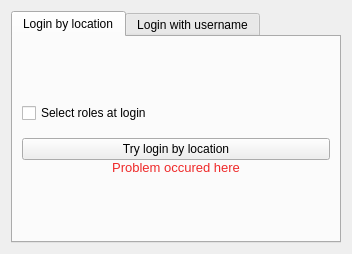
<?xml version="1.0" encoding="UTF-8"?>
<ui version="4.0">
 <class>Form</class>
 <widget class="QWidget" name="Form">
  <property name="geometry">
   <rect>
    <x>0</x>
    <y>0</y>
    <width>348</width>
    <height>250</height>
   </rect>
  </property>
  <property name="maximumSize">
   <size>
    <width>348</width>
    <height>250</height>
   </size>
  </property>
  <property name="windowTitle">
   <string>Form</string>
  </property>
  <layout class="QHBoxLayout" name="horizontalLayout">
   <item>
    <widget class="QTabWidget" name="tabs">
     <property name="minimumSize">
      <size>
       <width>330</width>
       <height>232</height>
      </size>
     </property>
     <property name="maximumSize">
      <size>
       <width>330</width>
       <height>232</height>
      </size>
     </property>
     <property name="currentIndex">
      <number>0</number>
     </property>
     <widget class="QWidget" name="tab">
      <property name="maximumSize">
       <size>
        <width>16777215</width>
        <height>203</height>
       </size>
      </property>
      <attribute name="title">
       <string>Login by location</string>
      </attribute>
      <layout class="QVBoxLayout" name="verticalLayout">
       <property name="spacing">
        <number>0</number>
       </property>
       <item>
        <spacer name="verticalSpacer_2">
         <property name="orientation">
          <enum>Qt::Vertical</enum>
         </property>
         <property name="sizeHint" stdset="0">
          <size>
           <width>20</width>
           <height>40</height>
          </size>
         </property>
        </spacer>
       </item>
       <item>
        <widget class="QCheckBox" name="roles_loc">
         <property name="text">
          <string>Select roles at login</string>
         </property>
        </widget>
       </item>
       <item>
        <spacer name="verticalSpacer_3">
         <property name="orientation">
          <enum>Qt::Vertical</enum>
         </property>
         <property name="sizeType">
          <enum>QSizePolicy::Fixed</enum>
         </property>
         <property name="sizeHint" stdset="0">
          <size>
           <width>20</width>
           <height>15</height>
          </size>
         </property>
        </spacer>
       </item>
       <item>
        <widget class="QPushButton" name="loc_btn">
         <property name="text">
          <string>Try login by location</string>
         </property>
        </widget>
       </item>
       <item>
        <widget class="QLabel" name="loc_error">
         <property name="palette">
          <palette>
           <active>
            <colorrole role="WindowText">
             <brush brushstyle="SolidPattern">
              <color alpha="255">
               <red>239</red>
               <green>41</green>
               <blue>41</blue>
              </color>
             </brush>
            </colorrole>
           </active>
           <inactive>
            <colorrole role="WindowText">
             <brush brushstyle="SolidPattern">
              <color alpha="255">
               <red>239</red>
               <green>41</green>
               <blue>41</blue>
              </color>
             </brush>
            </colorrole>
           </inactive>
           <disabled>
            <colorrole role="WindowText">
             <brush brushstyle="SolidPattern">
              <color alpha="255">
               <red>190</red>
               <green>190</green>
               <blue>190</blue>
              </color>
             </brush>
            </colorrole>
           </disabled>
          </palette>
         </property>
         <property name="font">
          <font>
           <pointsize>10</pointsize>
          </font>
         </property>
         <property name="text">
          <string>Problem occured here</string>
         </property>
         <property name="alignment">
          <set>Qt::AlignCenter</set>
         </property>
         <property name="wordWrap">
          <bool>true</bool>
         </property>
        </widget>
       </item>
       <item>
        <spacer name="verticalSpacer">
         <property name="orientation">
          <enum>Qt::Vertical</enum>
         </property>
         <property name="sizeHint" stdset="0">
          <size>
           <width>20</width>
           <height>40</height>
          </size>
         </property>
        </spacer>
       </item>
      </layout>
     </widget>
     <widget class="QWidget" name="tab_2">
      <attribute name="title">
       <string>Login with username</string>
      </attribute>
      <layout class="QVBoxLayout" name="verticalLayout_2">
       <item>
        <layout class="QFormLayout" name="formLayout">
         <item row="0" column="0">
          <widget class="QLabel" name="label">
           <property name="text">
            <string>Username:</string>
           </property>
          </widget>
         </item>
         <item row="0" column="1">
          <widget class="QLineEdit" name="username">
           <property name="minimumSize">
            <size>
             <width>0</width>
             <height>15</height>
            </size>
           </property>
           <property name="clearButtonEnabled">
            <bool>true</bool>
           </property>
          </widget>
         </item>
         <item row="1" column="0">
          <widget class="QLabel" name="label_2">
           <property name="text">
            <string>Password:</string>
           </property>
          </widget>
         </item>
         <item row="1" column="1">
          <widget class="QLineEdit" name="password">
           <property name="minimumSize">
            <size>
             <width>0</width>
             <height>15</height>
            </size>
           </property>
           <property name="echoMode">
            <enum>QLineEdit::Password</enum>
           </property>
           <property name="clearButtonEnabled">
            <bool>true</bool>
           </property>
          </widget>
         </item>
        </layout>
       </item>
       <item>
        <widget class="QLabel" name="user_error">
         <property name="palette">
          <palette>
           <active>
            <colorrole role="WindowText">
             <brush brushstyle="SolidPattern">
              <color alpha="255">
               <red>239</red>
               <green>41</green>
               <blue>41</blue>
              </color>
             </brush>
            </colorrole>
           </active>
           <inactive>
            <colorrole role="WindowText">
             <brush brushstyle="SolidPattern">
              <color alpha="255">
               <red>239</red>
               <green>41</green>
               <blue>41</blue>
              </color>
             </brush>
            </colorrole>
           </inactive>
           <disabled>
            <colorrole role="WindowText">
             <brush brushstyle="SolidPattern">
              <color alpha="255">
               <red>190</red>
               <green>190</green>
               <blue>190</blue>
              </color>
             </brush>
            </colorrole>
           </disabled>
          </palette>
         </property>
         <property name="font">
          <font>
           <pointsize>10</pointsize>
          </font>
         </property>
         <property name="text">
          <string>Problem occured here</string>
         </property>
         <property name="alignment">
          <set>Qt::AlignCenter</set>
         </property>
         <property name="wordWrap">
          <bool>true</bool>
         </property>
        </widget>
       </item>
       <item>
        <widget class="QCheckBox" name="roles_explicit">
         <property name="text">
          <string>Select roles at login</string>
         </property>
        </widget>
       </item>
       <item>
        <spacer name="verticalSpacer_4">
         <property name="orientation">
          <enum>Qt::Vertical</enum>
         </property>
         <property name="sizeType">
          <enum>QSizePolicy::Fixed</enum>
         </property>
         <property name="sizeHint" stdset="0">
          <size>
           <width>20</width>
           <height>15</height>
          </size>
         </property>
        </spacer>
       </item>
       <item>
        <widget class="QPushButton" name="user_btn">
         <property name="text">
          <string>Login with credentials</string>
         </property>
        </widget>
       </item>
      </layout>
     </widget>
    </widget>
   </item>
  </layout>
 </widget>
 <resources/>
 <connections/>
</ui>
